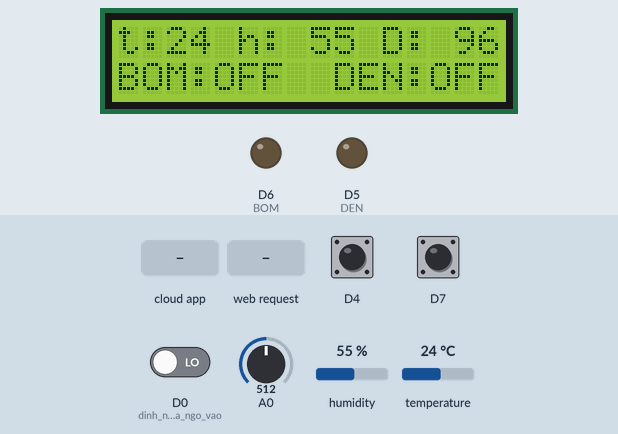
Simulated run of this sketch. Board: ESP8266 (NodeMCU). Shown: 16×2 character LCD, output pins drawn as LEDs (lit = HIGH). Inputs (shaded band) come from the test bench; at power-on: A0 = 512, D0 (dinh_nghia_ngo_vao) LOW, D4 HIGH, D7 HIGH, humidity 55 %, temperature 24 °C. WiFi joins after 1.5 s; servers stay silent unless stated; the Firebase database answers and starts empty; what the sketch prints to the serial monitor is not drawn.

Above: at 6.9 s.
7.0 s: A0 set to 857
At 8.3 s:
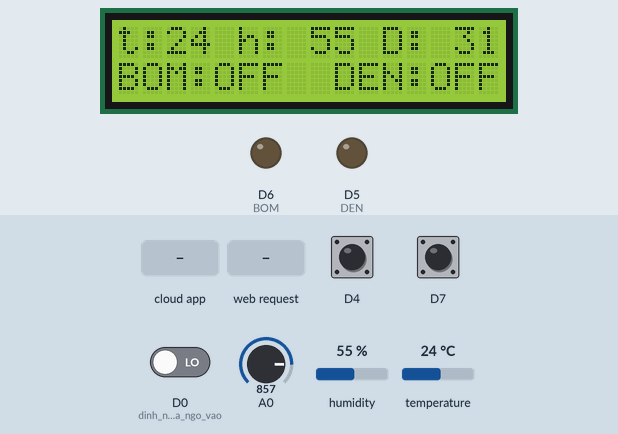
8.6 s: A0 set to 880
At 10.8 s:
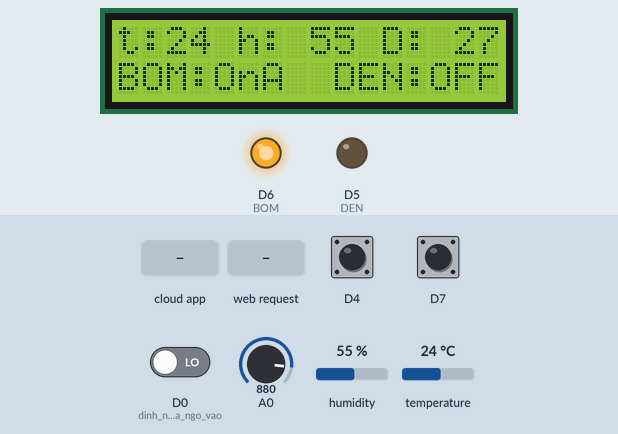
11.1 s: D0 (dinh_nghia_ngo_vao) driven HIGH
At 13.1 s:
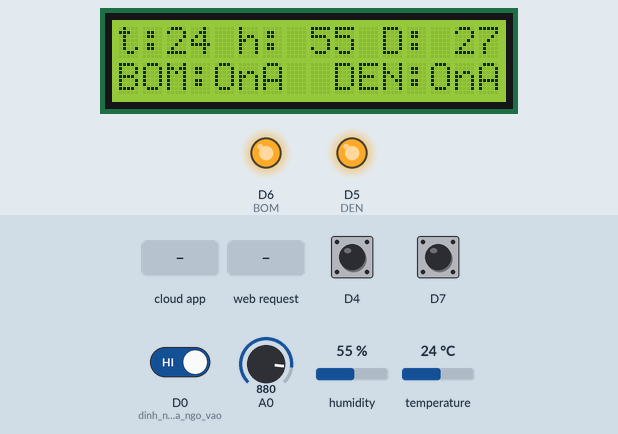
13.5 s: the phone or cloud app sets cb to 1
At 15.1 s:
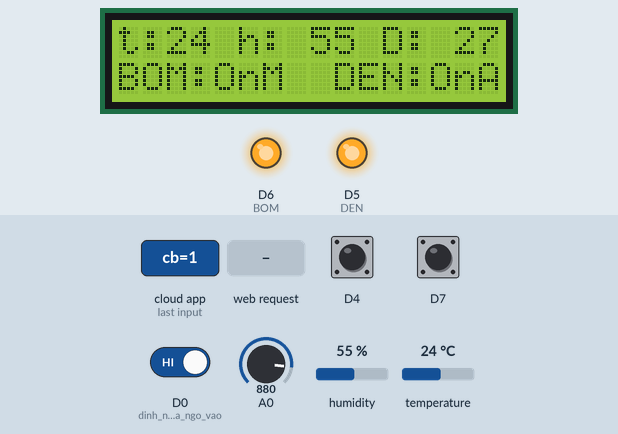
16.0 s: the phone or cloud app sets cd to 1
At 17.5 s:
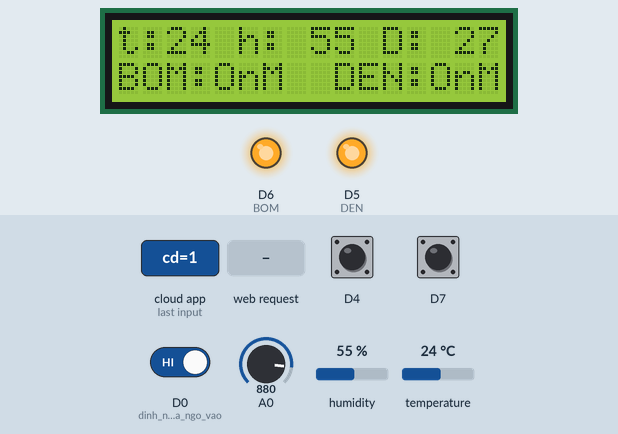
18.4 s: HTTP request GET /off1 received
At 19.8 s:
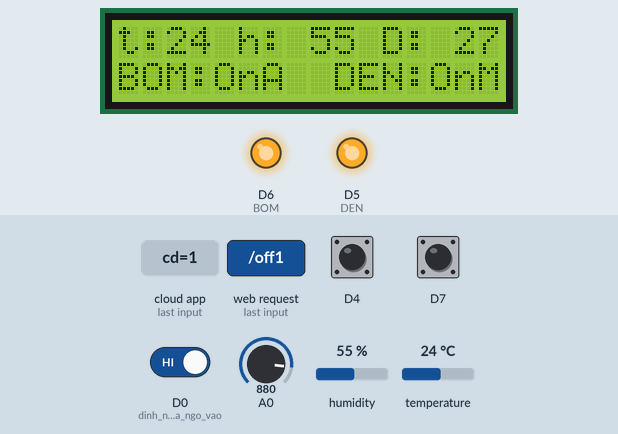
Timing chart, 0 to 21.4 s (numbered marks = the images above; inputs shaded):
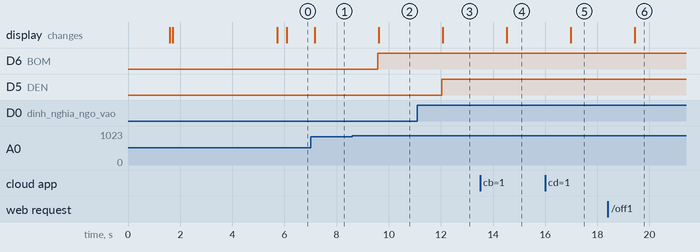

The sketch:

CODE_BY_TIS.ino
```cpp
#include <string.h>
#include <ESP8266WiFi.h>
#include <ESP8266WebServer.h>
#include <SPI.h>
#include <LiquidCrystal_I2C.h>
#include <DHT.h>
#include <FirebaseESP8266.h>
#define FIREBASE_HOST "app-iot-12c22-default-rtdb.firebaseio.com/"
#define FIREBASE_AUTH "Vhwf8nMP87np6EX9w1MAeLGS4ux7bj8xhSywA1DZ"
LiquidCrystal_I2C lcd(0x27, 16, 2);
DHT dht(D3, DHT11);
#define K1 digitalRead(D7)
#define K2 digitalRead(D4)
#define QT digitalRead(D0)         // Quang trở
#define DAT analogRead(A0)
#define BOM D6
#define DEN D5
int b_status;
int d_status;
int h, t;
int as;
int dad;
int mode1 = 0;
int mode2 = 0;
int TDB, TDD;
int cb, last_cb, cd, last_cd;
int16_t i;

#define WIFI_SSID "Dungne"                      // TEN WIFI
#define WIFI_PASSWORD "12345678@"                // PASSWORD WIFI
FirebaseData fb;
unsigned long tg1, tg2;
ESP8266WebServer server(80);         // chon cong giao tiep la 80
String form;
void homepage()        ////TAO GIAO DIEN WEB
{
  form = " ";
  form += "<html>" ;
  form += "<head>";
  form += "<meta http-equiv='Content-Type' content='text/html' charset='UTF-8'/>";
  //    form += "<meta charset="UTF-8">";
  form += "<meta http-equiv='refresh' content='5;  url=/' >";
  form += "<title>Web IOT</title>";
  form += "<script>";


  form += "            function startTime() "; //lay thoi gian thuc
  form += "            {";
  form += "                var today = new Date();";

  form += "                var h = today.getHours();";
  form += "                var m = today.getMinutes();";
  form += "                var s = today.getSeconds();";

  form += "                m = checkTime(m);";
  form += "                s = checkTime(s);";

  form += "                document.getElementById('timer').innerHTML = h + ':' + m + ':' + s;";

  form += "                var t = setTimeout(function() {";
  form += "                    startTime();";
  form += "                }, 500);";
  form += "            }";

  form += "            function checkTime(i) ";
  form += "            {";
  form += "                if (i < 10) {";
  form += "                    i = '0' + i;";
  form += "                }";
  form += "                return i;";
  form += "            }";
  form += "        </script>";


  form += "</head>";

  form += "<style type = 'text/css'>";
  form += "body {background-color:black;";
  form += "          background-size:cover;";

  form += "}";
  form += "a { ";
  form += "display: inline-block;";
  form += " width: 32px;";
  form += " height: 32px;";
  form += "}";

  form += "h1 {";
  form += "  font: 4em normal Arial, Helvetica, sans-serif;";
  form += " padding: 3px;  margin: 0;";
  form += " text-align:center;";
  form += " color:yellow;";
  form += "}";
  form += "h2 {";
  form += " font: 2em normal Arial, Helvetica, sans-serif;";
  form += " padding: 3px;  margin: 0;";
  form += " text-align:center;";
  form += " color:cyan;";
  form += "}";
  form += "h3 {";
  form += " font: 2em normal Arial, Helvetica, sans-serif;"; //font chu
  form += " padding: 3px;  margin: 0;"; //kich thuoc chu
  form += " text-align:center;";
  form += " color:white;"; //mau chu
  form += "}";
  form += ".setting {width:960px; margin:0 auto; padding:30px; border:1px solid #333; color:#fff; }";
  form += "</style>";
  form += "<body background='https://i.pinimg.com/736x/08/ef/de/08efde7b8d918a1a23f6099f72a6d7fc.jpg' onload='startTime()' >"; //hien thi logo
  form += "<img src= 'https://upload.wikimedia.org/wikipedia/commons/4/42/Logo_%C4%90%E1%BA%A1i_h%E1%BB%8Dc_S%C6%B0_ph%E1%BA%A1m_K%E1%BB%B9_thu%E1%BA%ADt_%C4%90%C3%A0_N%E1%BA%B5ng.png' width='150' height='150'>";
  form += "  <p>";
  form += "  <center>";
  form += "  <h1>GIÁM SÁT VÀ ĐIỀU KHIỂN THIẾT BỊ</h1>"; //tieu de hien thi
  form += "  <h3>";

  //  form += "  <br>";
  //  form += "  CHE DO:     &nbsp  &nbsp  &nbsp"; if (flag_tt == false) {
  //    form += " TAY ";
  //  }
  //  else {
  //    form += " TU DONG ";
  //  }
  //  form += "  <br/>";

  form += "  <br>";
  form += "  TRẠNG THÁI BƠM:   &nbsp   &nbsp  &nbsp";
  if (b_status == 0) {
    form += " &nbsp   &nbsp  &nbsp &nbsp &nbsp TẮT &nbsp &nbsp &nbsp   &nbsp  &nbsp &nbsp  &nbsp  &nbsp ";
    form += "<img src= 'http://icons.iconarchive.com/icons/iconsmind/outline/512/Light-Bulb-icon.png' width='55' height='55'> &nbsp  &nbsp  &nbsp ";
    form += "  <a href='./on1'><img src='https://icons.iconarchive.com/icons/hopstarter/soft-scraps/256/Button-Blank-Green-icon.png'width='60' height='60' /></a>";
  }
  else if (b_status == 1) {
    form += "  BẬT TỰ ĐỘNG &nbsp  &nbsp  &nbsp ";
    form += "<img src= 'https://cdn3.iconfinder.com/data/icons/business-office/256/Business_Ideas-512.png' width='70' height='70'>&nbsp  &nbsp  &nbsp ";
    form += "  <a href='./on3'><img src='    https://icons.iconarchive.com/icons/hopstarter/soft-scraps/256/Button-Blank-Yellow-icon.png' width='60' height='60' /></a>";
  }
  else {
    form += "  BẬT THỦ CÔNG &nbsp  &nbsp  &nbsp ";
    form += "<img src= 'https://cdn3.iconfinder.com/data/icons/business-office/256/Business_Ideas-512.png' width='55' height='55'>&nbsp  &nbsp  &nbsp ";
    form += "  <a href='./off1'> <img src='https://icons.iconarchive.com/icons/hopstarter/soft-scraps/256/Button-Blank-Red-icon.png' width='60' height='60' /></a>";

  }

  form += "  <br/>";

  form += "   <br>";
  form += "  TRẠNG THÁI ĐÈN:    &nbsp   &nbsp  &nbsp";
  if (d_status == 0) {
    form += " &nbsp   &nbsp  &nbsp &nbsp &nbsp TẮT &nbsp &nbsp &nbsp   &nbsp  &nbsp &nbsp  &nbsp  &nbsp ";
    form += "<img src= 'http://icons.iconarchive.com/icons/iconsmind/outline/512/Light-Bulb-icon.png' width='55' height='55'> &nbsp  &nbsp  &nbsp ";
    form += "  <a href='./on2'><img src='https://icons.iconarchive.com/icons/hopstarter/soft-scraps/256/Button-Blank-Green-icon.png'width='60' height='60' /></a>";
  }
  else if (d_status == 1) {
    form += "  BẬT TỰ ĐỘNG &nbsp  &nbsp  &nbsp ";
    form += "<img src= 'https://cdn3.iconfinder.com/data/icons/business-office/256/Business_Ideas-512.png' width='70' height='70'>&nbsp  &nbsp  &nbsp ";
    form += "  <a href='./on3'><img src='    https://icons.iconarchive.com/icons/hopstarter/soft-scraps/256/Button-Blank-Yellow-icon.png' width='60' height='60' /></a>";
  }
  else {
    form += "  BẬT THỦ CÔNG &nbsp  &nbsp  &nbsp ";
    form += "<img src= 'https://cdn3.iconfinder.com/data/icons/business-office/256/Business_Ideas-512.png' width='55' height='55'>&nbsp  &nbsp  &nbsp ";
    form += "  <a href='./off2'> <img src='https://icons.iconarchive.com/icons/hopstarter/soft-scraps/256/Button-Blank-Red-icon.png' width='60' height='60' /></a>";

  }
  form += "  <br/>";

  form += "<h2>";
  form += " <br>";
  form += "  NHIỆT ĐỘ:";
  form += (String)t ;
  form += "<sup>o</sup>c   &nbsp  &nbsp  &nbsp  &nbsp ĐỘ ẨM: ";
  form += (String)h;
  form += "&nbsp  &nbsp  &nbsp  &nbsp ĐỘ ẨM ĐẤT: ";
  form += (String)dad;
  form += "%";
  form += "<br/>";
  form += "<br>";
  form += "<div id='timer'></div>";
  form += "<br/>";
  form += "</h2>";
  form += "  </center>";
  form += "</h3>";
  form += "</body>";
  form += "</html>";
}///ket thuc giao dien wep

void setup() {
  Serial.begin(9600);
  pinMode(D4, INPUT_PULLUP);
  pinMode(D7, INPUT_PULLUP);
  pinMode(D0, INPUT); //dinh nghia ngo vao
  pinMode(BOM, OUTPUT); //dinh nghia ngo ra
  pinMode(DEN, OUTPUT);
  //   attachInterrupt(digitalPinToInterrupt(D4), NUT, FALLING);
  //  attachInterrupt(digitalPinToInterrupt(D7), NUT, FALLING);
  WiFi.begin(WIFI_SSID, WIFI_PASSWORD);      // khởi động chế độ bắt wifi
  Serial.print("Connecting");
  while (WiFi.status() != WL_CONNECTED) {     // đợi trong tgian kết nối
    Serial.print(".");
    delay(500);
  }
  Serial.println();
  Serial.println("Connected: ");
  Serial.print("SSID: "); Serial.println(WIFI_SSID);
  Serial.print("PASS: "); Serial.println(WIFI_PASSWORD);
  Serial.print("IP  : "); Serial.println(WiFi.localIP());
  server.on("/", []() {
    homepage();
    server.send(200, "text/html", form);

  });


  server.on("/on1", []() {                        //HAM THUC HIEN KHI NHAN DUOC GIA TRI on1 tu web
    //  Serial.println("a");
    //    digitalWrite(BOM, 1);
    //    b_status = true;
    TDB = 1;
    homepage();
    server.send(200, "text/html", form);
  });


  server.on("/off1", []() {
    //  Serial.println("b");
    //    digitalWrite(BOM, 0);
    //    b_status = 0;
    TDB = 0;
    homepage();
    server.send(200, "text/html", form);
  });

  server.on("/on2", []() {
    //  Serial.println("c");
    //    digitalWrite(DEN, 1);
    //   d_status = true;
    TDD = 1;
    homepage();
    server.send(200, "text/html", form);
  });

  server.on("/off2", []() {
    //  Serial.println("d");
    //   digitalWrite(DEN, 0);
    //   d_status = false;
    TDD = 0;
    homepage();
    server.send(200, "text/html", form);
  });
  server.begin();
  Serial.println("Server on ");
  char result[16];
  sprintf(result, "%3d.%3d.%1d.%3d", WiFi.localIP()[0], WiFi.localIP()[1], WiFi.localIP()[2], WiFi.localIP()[3]);

  Serial.println(result);
  dht.begin();
  lcd.init();
  lcd.backlight();

  Firebase.begin(FIREBASE_HOST, FIREBASE_AUTH);  // khởi động thư viện firebase
  delay(100);
  lcd.setCursor(0, 0);
  lcd.print("DIA CHI IP WEB");
  lcd.setCursor(0, 1);
  lcd.print(result);         // In địa chỉ IP của mạng wifi kết nối đến
  delay(4000);
  lcd.clear();
}
void loop() {
  server.handleClient();
  GET_FB();
  CB();
  LOAD();
  NUT();
  LCD();
  if (millis() - tg2 > 1500) {
    SET_FB();
    tg2 = millis();
    //    Serial.println("b_status: " + String(b_status) + "   " + "d_status: " + String(d_status));
  }
}
void LCD() {
  lcd.setCursor(0, 0); lcd.print("t:");
  lcd.setCursor(5, 0); lcd.print("h:");
  lcd.setCursor(11, 0); lcd.print("D:");
  lcd.setCursor(0, 1); lcd.print("BOM:");
  lcd.setCursor(9, 1); lcd.print("DEN:");
  lcd.setCursor(2, 0);
  if (t < 10) {
    lcd.print(" ");
  }
  lcd.print(t);
  lcd.setCursor(7, 0);
  if (h < 10) {
    lcd.print(" ");
  }
  if (h < 100) {
    lcd.print(" ");
  }
  lcd.print(h);
  lcd.setCursor(13, 0);
  if (dad < 10) {
    lcd.print(" ");
  }
  if (dad < 100) {
    lcd.print(" ");
  }
  lcd.print(dad);
  lcd.setCursor(4, 1);
  if (b_status == 0) {
    lcd.print("OFF");
  }
  if (b_status == 1) {
    lcd.print("OnA");
  }
  if (b_status == 2) {
    lcd.print("OnM");
  }
    lcd.setCursor(13, 1);
  if (d_status == 0) {
    lcd.print("OFF");
  }
  if (d_status == 1) {
    lcd.print("OnA");
  }
  if (d_status == 2) {
    lcd.print("OnM");
  }
}
void LOAD() {
  if (TDB == 0) {
    //   Serial.println("Bơm Tự động");
    if (dad < 30 && t < 34) {
      digitalWrite(BOM, 1);
      b_status = 1;
    }
    if (dad > 40) {
      digitalWrite(BOM, 0);
      b_status = 0;
    }
  }
  else {
    //   Serial.println("Bật bơm cưỡng bức");
    digitalWrite(BOM, 1);
    b_status = 2;
  }
  if (TDD == 0) {
    //  Serial.println("Đèn tự động");
    if (QT == 1) {
      digitalWrite(DEN, 1);
      d_status = 1;
    }
    else {
      //    Serial.println("Bật đèn cưỡng bức");
      digitalWrite(DEN, 0);
      d_status = 0;
    }
  }
  else {
    digitalWrite(DEN, 1);
    d_status = 2;
  }
}
void SET_FB() {
  Firebase.setInt(fb, "DATA/b", b_status);
  Firebase.setInt(fb, "DATA/d", d_status);
  Firebase.setInt(fb, "DATA/dad", dad);
  Firebase.setInt(fb, "DATA/t", t);
  Firebase.setInt(fb, "DATA/h", h);

}
void NUT() {
  //  if (micros() - tg1 > 150000) {
  if (K1 == 0) {
    TDB = !TDB;
    while (K1 == 0) {}
  }
  if (K2 == 0) {
    TDD = !TDD;
    while (K2 == 0) {}
  }
  //  }
}
void GET_FB() {
  last_cb = cb; last_cd = cd;
  Firebase.getString(fb, "DATA/cb");
  cb = fb.stringData().toInt();
  // TDB = cb;
  Firebase.getString(fb, "DATA/cd");
  cd = fb.stringData().toInt();
  //  TDD = cd;
  if (cb - last_cb == 1) {
    TDB = 1;
  }
  if (cb - last_cb == -1) {
    TDB = 0;
  }  if (cd - last_cd == 1) {
    TDD = 1;
  }
  if (cd - last_cd == -1) {
    TDD = 0;
  }

}
void CB() {
  dad = map(DAT, 490, 1023, 100, 0);
  if (dad > 100) dad = 100;
  h = dht.readHumidity();
  t = dht.readTemperature();


}
```

Measured:
- the behaviour switches between 865 and 866 on A0 (found by bisection; images 1 and 2)
- after the input at 7.0 s, the display: changes after 0.17 s (image 1)
- after the input at 8.6 s, D6 (BOM): LOW → HIGH after 0.98 s; the display: changes after 1.0 s (image 2)
- after the input at 11.1 s, D5 (DEN): LOW → HIGH after 0.93 s; the display: changes after 0.96 s (image 3)
- after the input at 13.5 s, the display: changes after 1.0 s (image 4)
- after the input at 16.0 s, the display: changes after 0.98 s (image 5)
- after the input at 18.4 s, the display: changes after 1.0 s (image 6)
